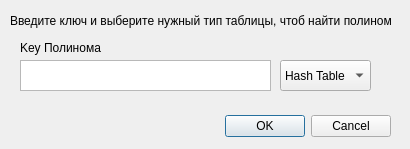
<?xml version="1.0" encoding="UTF-8"?>
<ui version="4.0">
 <class>Choose</class>
 <widget class="QDialog" name="Choose">
  <property name="geometry">
   <rect>
    <x>0</x>
    <y>0</y>
    <width>410</width>
    <height>149</height>
   </rect>
  </property>
  <property name="windowTitle">
   <string>Dialog</string>
  </property>
  <widget class="QDialogButtonBox" name="buttonBox">
   <property name="geometry">
    <rect>
     <x>50</x>
     <y>110</y>
     <width>341</width>
     <height>32</height>
    </rect>
   </property>
   <property name="orientation">
    <enum>Qt::Horizontal</enum>
   </property>
   <property name="standardButtons">
    <set>QDialogButtonBox::Cancel|QDialogButtonBox::Ok</set>
   </property>
  </widget>
  <widget class="QLabel" name="label">
   <property name="geometry">
    <rect>
     <x>10</x>
     <y>0</y>
     <width>391</width>
     <height>41</height>
    </rect>
   </property>
   <property name="text">
    <string>Введите ключ и выберите нужный тип таблицы, чтоб найти полином</string>
   </property>
  </widget>
  <widget class="QTextEdit" name="textEdit">
   <property name="geometry">
    <rect>
     <x>20</x>
     <y>60</y>
     <width>251</width>
     <height>31</height>
    </rect>
   </property>
  </widget>
  <widget class="QComboBox" name="comboBox">
   <property name="geometry">
    <rect>
     <x>280</x>
     <y>60</y>
     <width>91</width>
     <height>31</height>
    </rect>
   </property>
   <property name="toolTip">
    <string>&lt;html&gt;&lt;head/&gt;&lt;body&gt;&lt;p&gt;Выбор в какую таблицу&lt;br/&gt;будет добавлен Полином.&lt;/p&gt;&lt;/body&gt;&lt;/html&gt;</string>
   </property>
   <item>
    <property name="text">
     <string>Hash Table</string>
    </property>
   </item>
   <item>
    <property name="text">
     <string>Sort Table</string>
    </property>
   </item>
   <item>
    <property name="text">
     <string>Scan Table</string>
    </property>
   </item>
  </widget>
  <widget class="QLabel" name="label_2">
   <property name="geometry">
    <rect>
     <x>20</x>
     <y>40</y>
     <width>101</width>
     <height>16</height>
    </rect>
   </property>
   <property name="text">
    <string>Key Полинома</string>
   </property>
  </widget>
  <zorder>label</zorder>
  <zorder>buttonBox</zorder>
  <zorder>textEdit</zorder>
  <zorder>comboBox</zorder>
  <zorder>label_2</zorder>
 </widget>
 <resources/>
 <connections>
  <connection>
   <sender>buttonBox</sender>
   <signal>accepted()</signal>
   <receiver>Choose</receiver>
   <slot>accept()</slot>
   <hints>
    <hint type="sourcelabel">
     <x>248</x>
     <y>254</y>
    </hint>
    <hint type="destinationlabel">
     <x>157</x>
     <y>274</y>
    </hint>
   </hints>
  </connection>
  <connection>
   <sender>buttonBox</sender>
   <signal>rejected()</signal>
   <receiver>Choose</receiver>
   <slot>reject()</slot>
   <hints>
    <hint type="sourcelabel">
     <x>316</x>
     <y>260</y>
    </hint>
    <hint type="destinationlabel">
     <x>286</x>
     <y>274</y>
    </hint>
   </hints>
  </connection>
 </connections>
</ui>
